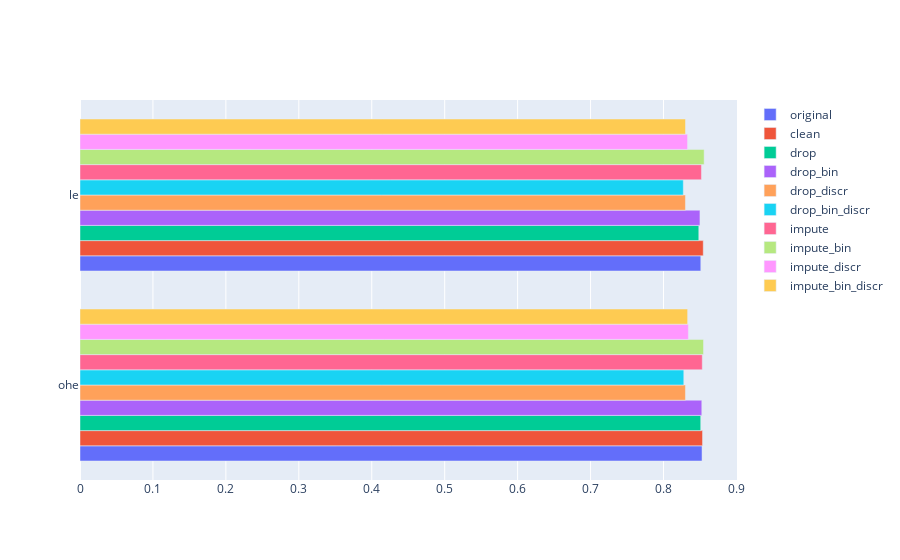

The notebook cell this image was saved under:
### Markdown cell above
## Decision trees

Decision tree models stratify the predictor space into simpler regions in order to make predictions. The assigned class is simply the most probable inside that region.

The most difficult part is therefore the definition of the tree and the *split criterions*. The main idea behind the definition of a *split criterion* is to generate splits where there is a low *mixing* of class variables. Hence, we need to define a measure for this *mixing* and then generate all the splits recursively.

Of course, the model stops when the level of *mixing* inside a branch is below a given threshold.

The two most common measures of impurity are:

- Gini index: $G=\sum\limits_{k=1}^{K}\hat{p}_{mk}\left(1-\hat{p}_{mk}\right)$ which is a measure of total variance across the $K$ classes
- Cross-entropy: $D=-\sum\limits_{k=1}^{K}\hat{p}_{mk}log\left(\hat{p}_{mk}\right)$

### Pros

- Simple and interpretable
- Almost no need of data preparation (can handle categorical variables)

### Cons

- Can overfit pretty easily
- Not very accurate with respect to other supervised models (however, despite decreasing the interpretability, aggregating trees can solve this problem)
- Affected by unbalanced target classes

### Code cell
# Decision trees
dt = {}
dt_results = {}

param_grid = [
  {'criterion': ['gini', 'entropy'], 'max_depth': [4, 8, 12]},
]

# Loop
for key in datasets_keys:
    dt[key] = {}
    dt_results[key] = {}
    
    # Grid search
    dt[key]["model_ohe"] = GridSearchCV(DecisionTreeClassifier(), param_grid, scoring='accuracy', n_jobs=8).fit(
        datasets[key]["X_train_ohe"], datasets[key]["Y_train"]
    ).best_estimator_
    dt[key]["model_le"] = GridSearchCV(DecisionTreeClassifier(), param_grid, scoring='accuracy', n_jobs=8).fit(
        datasets[key]["X_train_le"], datasets[key]["Y_train"]
    ).best_estimator_
    
    # Test
    dt_results[key]["ohe"] = dt[key]['model_ohe'].score(datasets[key]['X_test_ohe'], datasets[key]['Y_test'])
    dt_results[key]["le"] = dt[key]['model_le'].score(datasets[key]['X_test_le'], datasets[key]['Y_test'])

# Plot
fig = go.Figure()
dt_results = pd.DataFrame(dt_results)
for col in dt_results:
    fig.add_traces(go.Bar(y=dt_results.index, x=dt_results[col], orientation="h", name=col))

fig.show()

### Figure 1 — Plotly figure (JSON) as saved in the notebook; plotly's stock layout.template omitted (floating-point values rounded to 4 significant figures)
{"data": [{"name": "original", "orientation": "h", "type": "bar", "x": [0.8528, 0.8511], "y": ["ohe", "le"]}, {"name": "clean", "orientation": "h", "type": "bar", "x": [0.8535, 0.8545], "y": ["ohe", "le"]}, {"name": "drop", "orientation": "h", "type": "bar", "x": [0.851, 0.8484], "y": ["ohe", "le"]}, {"name": "drop_bin", "orientation": "h", "type": "bar", "x": [0.8525, 0.85], "y": ["ohe", "le"]}, {"name": "drop_discr", "orientation": "h", "type": "bar", "x": [0.8301, 0.8301], "y": ["ohe", "le"]}, {"name": "drop_bin_discr", "orientation": "h", "type": "bar", "x": [0.8278, 0.8272], "y": ["ohe", "le"]}, {"name": "impute", "orientation": "h", "type": "bar", "x": [0.8532, 0.852], "y": ["ohe", "le"]}, {"name": "impute_bin", "orientation": "h", "type": "bar", "x": [0.8549, 0.8557], "y": ["ohe", "le"]}, {"name": "impute_discr", "orientation": "h", "type": "bar", "x": [0.8341, 0.833], "y": ["ohe", "le"]}, {"name": "impute_bin_discr", "orientation": "h", "type": "bar", "x": [0.8331, 0.8302], "y": ["ohe", "le"]}], "layout": {"autosize": true, "xaxis": {"autorange": true, "range": [0, 0.9008], "type": "linear"}, "yaxis": {"autorange": true, "range": [-0.5, 1.5], "type": "category"}}}
